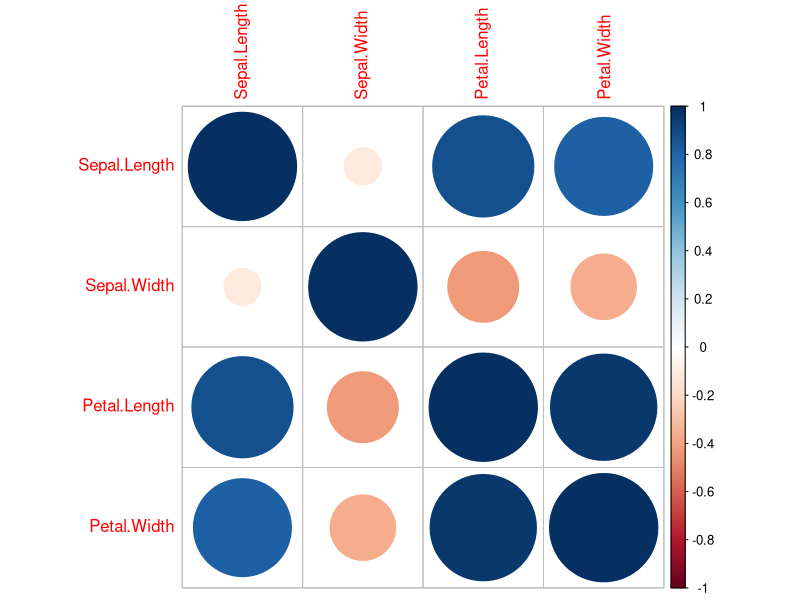
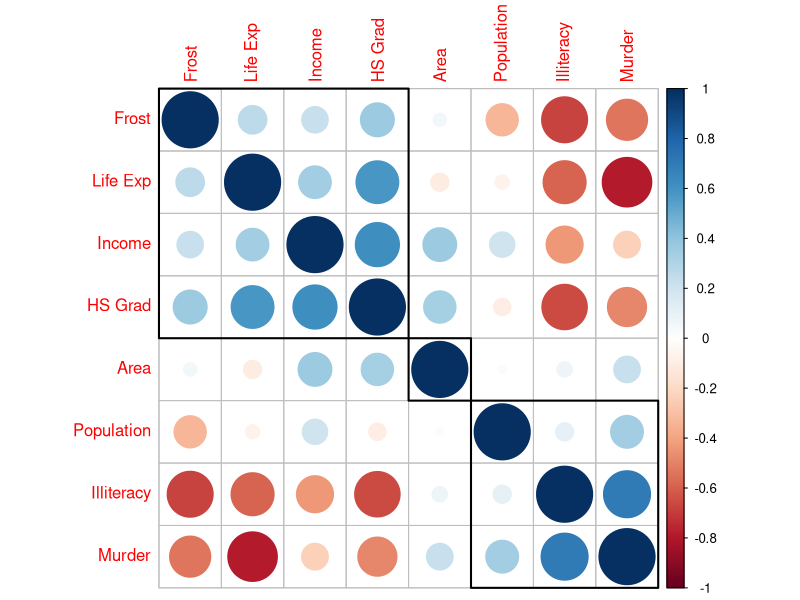
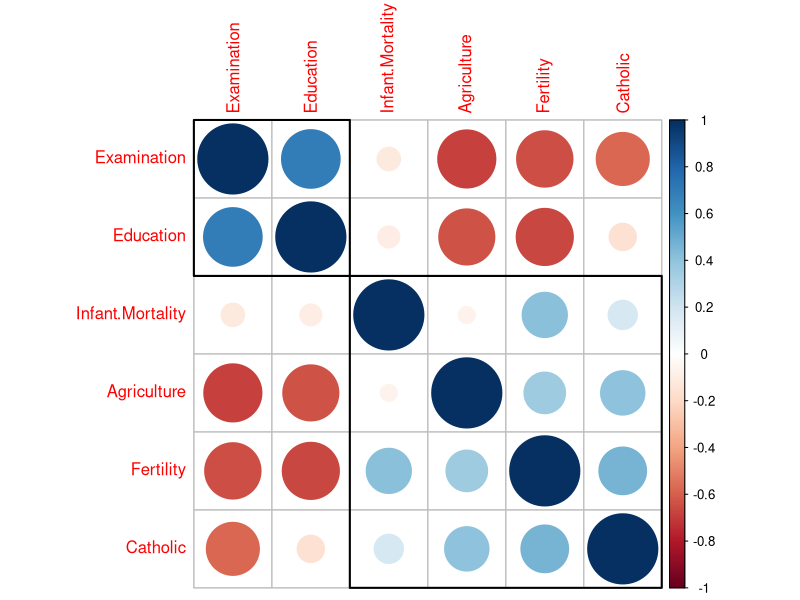
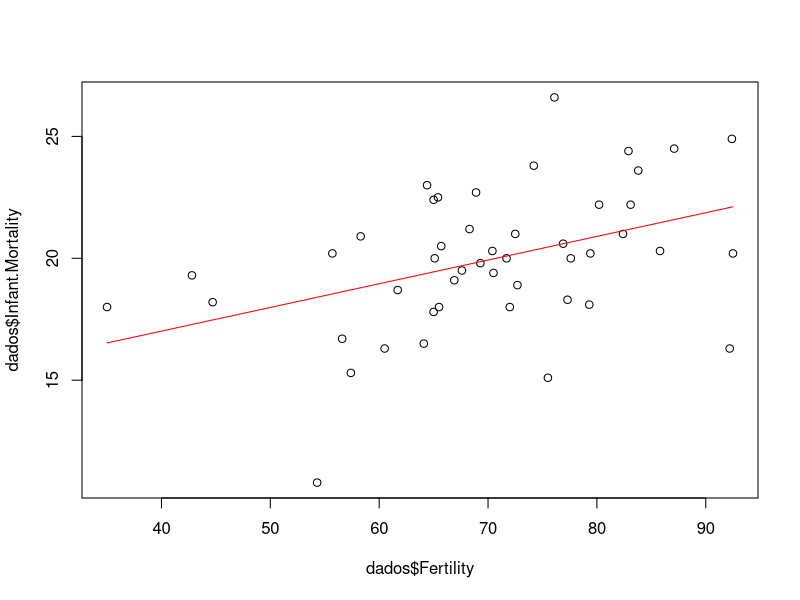

These charts were generated, in order, by the following R code:
## ---- chunk 1
?datasets::iris

dados <- datasets::iris
summary(dados)
head(dados)

print('Correlação')
correlacao <- cor(dados[,1:4])
library(corrplot)
corrplot(correlacao )
## ---- chunk 2
?datasets::state.x77
dados <- datasets::state.x77
summary(dados)
correlacao <- cor(dados)
corrplot(correlacao, order='hclust', addrect=3)


## ---- chunk 3
?datasets::swiss
dados <- datasets::swiss
summary(dados)
correlacao <- cor(dados)
corrplot(correlacao, order='hclust', addrect=2)
fit <- lm(Infant.Mortality ~ Fertility, data = dados)
summary(fit)

plot(dados$Fertility, dados$Infant.Mortality) #Gera gráfico de dispersão
lines(dados$Fertility, fit$fitted.values, col='red') # Adiciona linha de ajuste de reta




